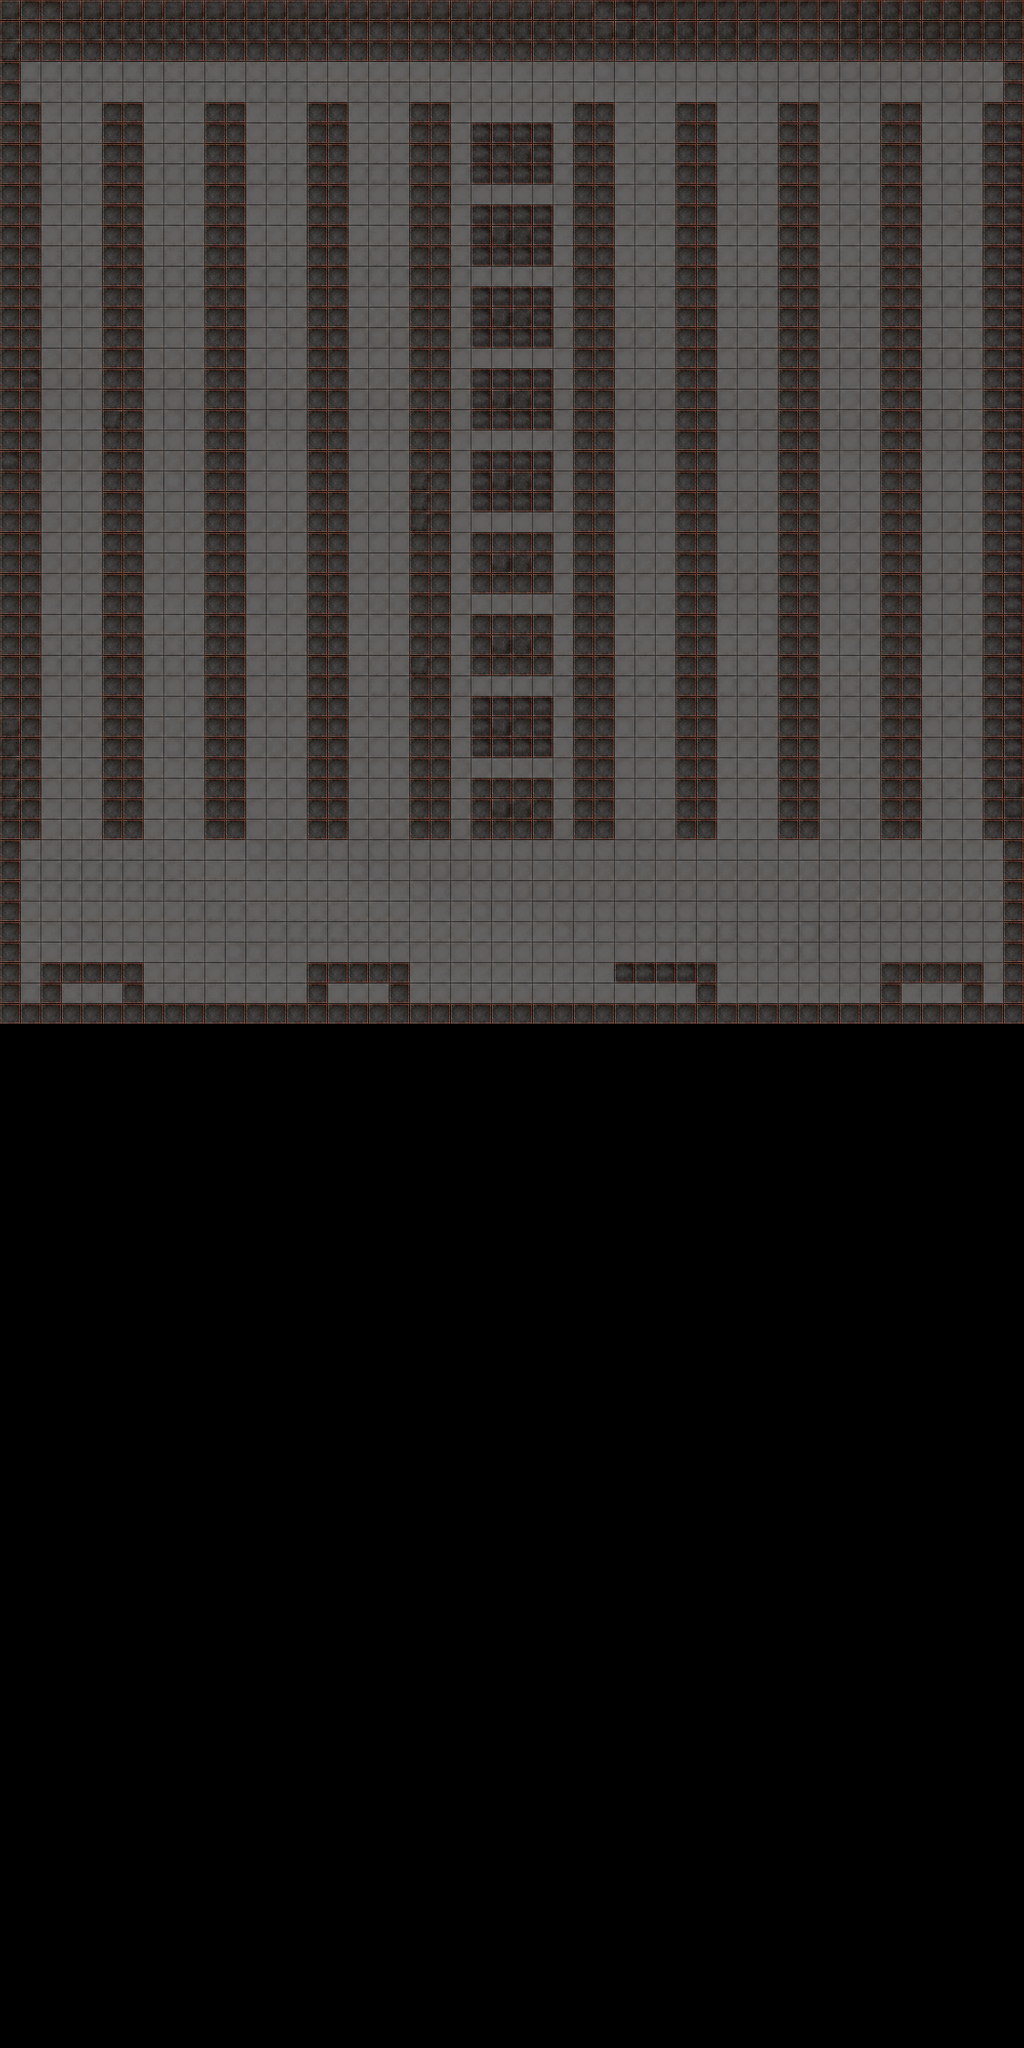

A 2D game scene composited from a Tiled map and its tileset images. What follows is a short description and the map's XML, with each tile layer's data collapsed to a summary:
An orthogonal 50x100 tile map with 64x64 px tiles, 3 tile layers (bottom, walls, hostiles), 2 tilesets.

<map version="1.0" orientation="orthogonal" renderorder="right-down" width="50" height="100" tilewidth="64" tileheight="64" nextobjectid="1">
 <tileset firstgid="1" name="tile_1" tilewidth="64" tileheight="64" tilecount="16">
  <image source="tile_1.png" width="256" height="256" />
 </tileset>
 <tileset firstgid="17" name="tile_2" tilewidth="64" tileheight="64" tilecount="16">
  <image source="tile_2.png" width="256" height="256" />
  <tile id="0">
   <properties>
    <property name="blocked" value="true" />
   </properties>
  </tile>
 </tileset>
 <layer name="bottom" width="50" height="100">
  <data>[5000 cells, 2497 non-empty, 14 distinct tile ids]</data>
 </layer>
 <layer name="walls" width="50" height="100">
  <properties>
   <property name="blocked" value="true" />
  </properties>
  <data>[5000 cells, 1074 non-empty, 13 distinct tile ids]</data>
 </layer>
 <layer name="hostiles" width="50" height="100">
  <properties>
   <property name="hostile" value="true" />
  </properties>
  <data>[5000 cells, 0 non-empty, 0 distinct tile ids]</data>
 </layer>
</map>
